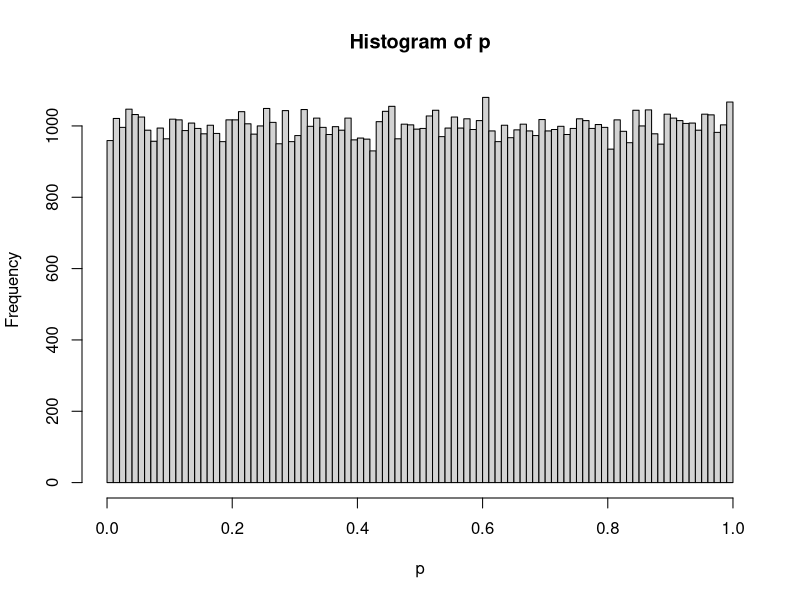
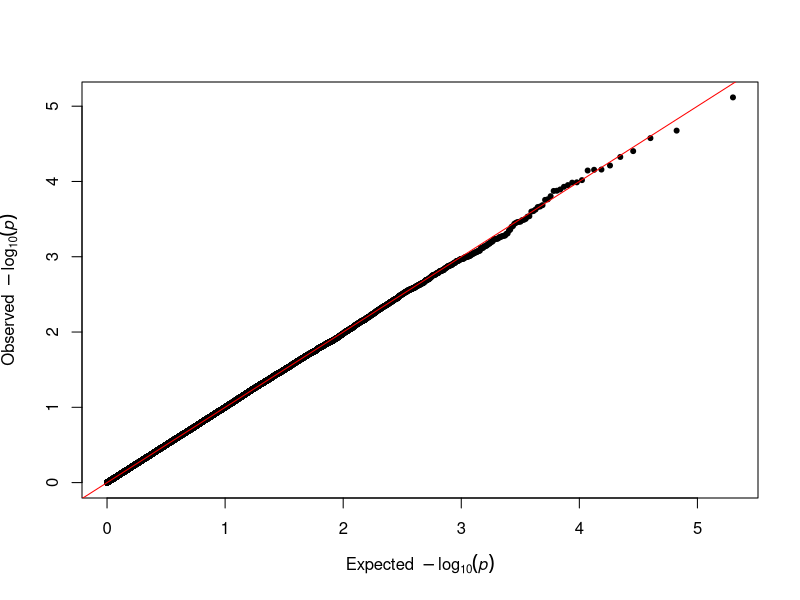

Reproduce these figures in R, in order.
set.seed(2026 - 11 - 09)

p <-
  replicate(1e5, {
    x <- rnorm(100, mean = 0, sd = 1)
    y <- rnorm(100, mean = 0, sd = 1)
    t.test(x, y)$p.value
  })

sum(p < 0.10) / length(p)
sum(p < 0.05) / length(p)
sum(p < 0.01) / length(p)

hist(p, 100)

qqman::qq(p)
